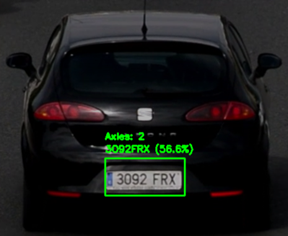
#> input picture 1.png, 288 x 236 px
$ python -i preprocessing.py   (imports and definitions only)
#> lines starting #> are read from the running program, lines starting #| are printed output that depends on the picture
#> further down, picture is the input picture: shape (236, 288, 3); mean B, G, R 25.5, 27.8, 25.8
# utils/preprocessing.py
import cv2
import numpy as np

class ImagePreprocessor:
    @staticmethod
    def preprocess_plate(plate_img, target_size=(300, 100)):
        """Preprocess license plate image for OCR"""
        try:
            # Resize
            plate_img = cv2.resize(plate_img, target_size)

            # Convert to grayscale
            gray = cv2.cvtColor(plate_img, cv2.COLOR_BGR2GRAY)

            # Apply adaptive thresholding
            thresh = cv2.adaptiveThreshold(
                gray, 255,
                cv2.ADAPTIVE_THRESH_GAUSSIAN_C,
                cv2.THRESH_BINARY_INV, 11, 2
            )

            # Remove noise
            kernel = np.ones((3,3), np.uint8)
            cleaned = cv2.morphologyEx(thresh, cv2.MORPH_CLOSE, kernel)

            return cleaned
        except Exception as e:
            print(f"Error in preprocessing: {str(e)}")
            return None

    @staticmethod
    def enhance_plate(plate_img):
        """Enhance plate image quality"""
        try:
            # Increase contrast
            lab = cv2.cvtColor(plate_img, cv2.COLOR_BGR2LAB)
#> lab: shape (236, 288, 3); mean of channels 0, 1, 2 28.6, 127.7, 129
            l, a, b = cv2.split(lab)
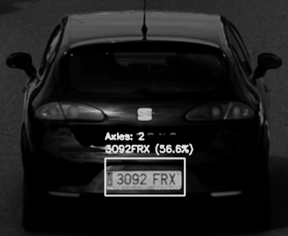
#> l: shape (236, 288); min 0, max 224, mean 28.6
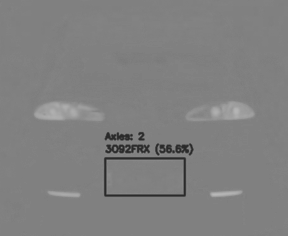
#> a: shape (236, 288); min 42, max 184, mean 127.7
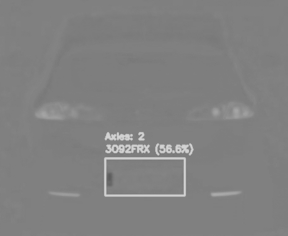
#> b: shape (236, 288); min 92, max 211, mean 129
            clahe = cv2.createCLAHE(clipLimit=3.0, tileGridSize=(8,8))
            cl = clahe.apply(l)
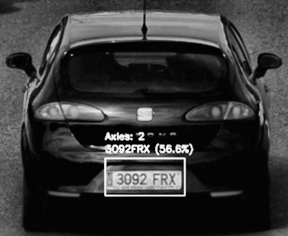
#> cl: shape (236, 288); min 2, max 253, mean 54.2
            enhanced = cv2.merge((cl,a,b))
#> enhanced: shape (236, 288, 3); mean of channels 0, 1, 2 54.2, 127.7, 129
            enhanced = cv2.cvtColor(enhanced, cv2.COLOR_LAB2BGR)
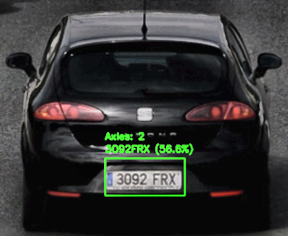
#> enhanced: shape (236, 288, 3); mean B, G, R 50, 52.1, 51.1

            return enhanced
        except Exception as e:
            print(f"Error in enhancement: {str(e)}")
            return plate_img

>>> import cv2
>>> picture = cv2.imread('../1.png')
>>> result = ImagePreprocessor().enhance_plate(picture)

$ run again, on 3.png
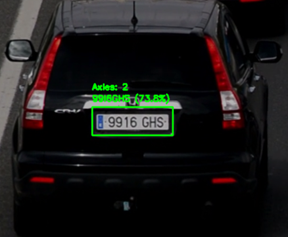
#> input picture 3.png, 288 x 237 px
#> picture is the input picture: shape (237, 288, 3); mean B, G, R 24.4, 26.1, 26.5
#> lab: shape (237, 288, 3); mean of channels 0, 1, 2 28.1, 128.5, 129.3
#> in enhance_plate, `l, a, b = cv2.split(lab)`:
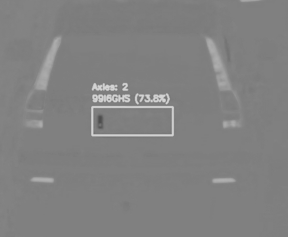
#> b: shape (237, 288); min 77, max 211, mean 129.3
#> in enhance_plate, `enhanced = cv2.cvtColor(enhanced, cv2.COLOR_LAB2BGR)`:
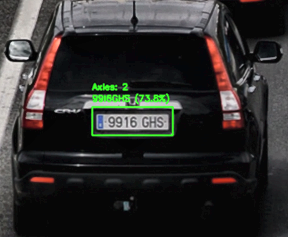
#> enhanced: shape (237, 288, 3); mean B, G, R 44.8, 46.6, 47.5

$ run again, on ALPR.png
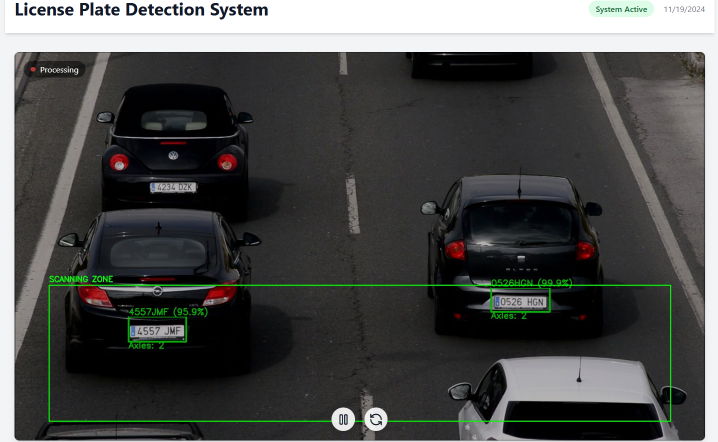
#> input picture ALPR.png, 1436 x 884 px (shown at 1/2 size)
#> picture is the input picture: shape (884, 1436, 3); mean B, G, R 76.6, 78, 77.1
#> lab: shape (884, 1436, 3); mean of channels 0, 1, 2 80.2, 127.7, 128.7
#> in enhance_plate, `l, a, b = cv2.split(lab)`:
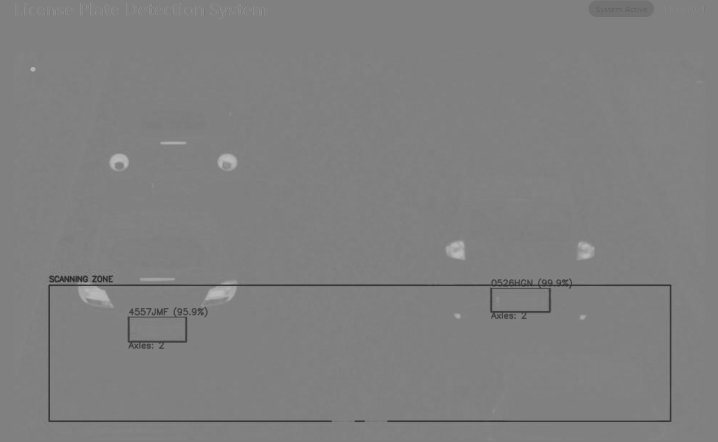
#> a: shape (884, 1436) (shown at 1/2 size); min 42, max 187, mean 127.7
#> in enhance_plate, `enhanced = cv2.cvtColor(enhanced, cv2.COLOR_LAB2BGR)`:
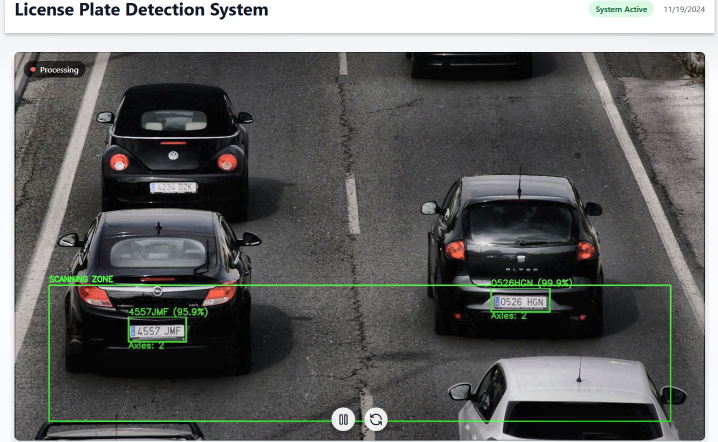
#> enhanced: shape (884, 1436, 3) (shown at 1/2 size); mean B, G, R 98.8, 100.4, 99.6
